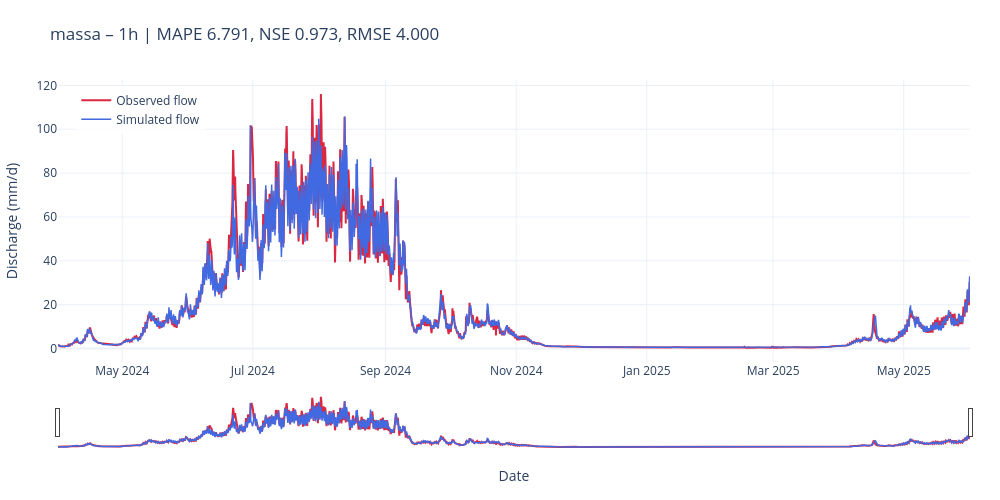

Write notebook code for a chart like this one.
### Markdown cell above
Let's plot the model predictions vs. the observations

### Code cell
qobs=results['massa']['1h']['xr']['streamflow_obs']
qsim=results['massa']['1h']['xr']['streamflow_sim']
plot_hydrograph(
    qobs=qobs,
    qsim=qsim,
    results=results,
    basin='massa',
    freq='1h',
    plot_peaks=False  # turn on high-flow markers
)

### Figure 1 — Plotly figure (JSON) as saved in the notebook; plotly's stock layout.template omitted (floating-point values rounded to 4 significant figures; data arrays with more than 128 entries replaced by an {"elided": "..."} marker saying what was removed)
{"data": [{"line": {"color": "#da2843", "width": 2}, "mode": "lines", "name": "Observed flow", "type": "scatter", "x": {"elided": "10224 str values"}, "y": {"elided": "10224 float values"}}, {"line": {"color": "royalblue", "width": 1.5}, "mode": "lines", "name": "Simulated flow", "type": "scatter", "x": {"elided": "10224 str values"}, "y": {"elided": "10224 float values"}}], "layout": {"height": 500, "hovermode": "x unified", "legend": {"bgcolor": "rgba(255,255,255,0.8)", "x": 0.02, "y": 0.98}, "margin": {"b": 50, "l": 50, "r": 30, "t": 80}, "title": {"text": "massa – 1h | MAPE 6.791, NSE 0.973, RMSE 4.000"}, "width": 1000, "xaxis": {"rangeslider": {"visible": true}, "title": {"text": "Date"}}, "yaxis": {"title": {"text": "Discharge (mm/d)"}}}}
